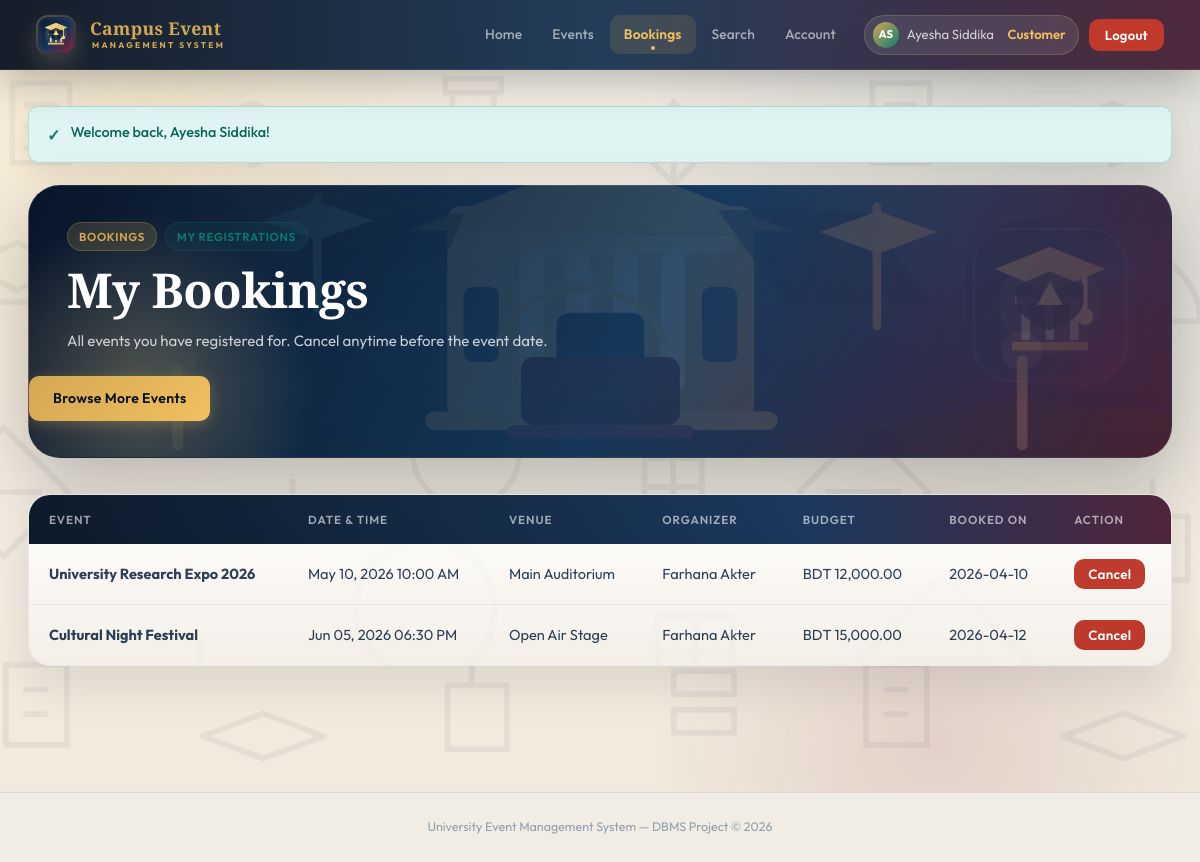
Page /bookings.php (signed in) on the committed database.
### tables this page shows
CREATE TABLE bookings (
    booking_id INT AUTO_INCREMENT PRIMARY KEY,
    booking_date DATE NOT NULL,
    event_id INT NOT NULL,
    customer_id INT NOT NULL,
    CONSTRAINT unique_event_customer UNIQUE (event_id, customer_id),
    CONSTRAINT fk_bookings_event
        FOREIGN KEY (event_id) REFERENCES events(event_id) ON DELETE CASCADE,
    CONSTRAINT fk_bookings_customer
        FOREIGN KEY (customer_id) REFERENCES customers(customer_id) ON DELETE CASCADE
);

CREATE TABLE events (
    event_id INT AUTO_INCREMENT PRIMARY KEY,
    customer_id INT NOT NULL,
    venue_id INT NOT NULL,
    event_name VARCHAR(150) NOT NULL,
    event_time DATETIME NOT NULL,
    budget DECIMAL(12, 2) NOT NULL,
    CONSTRAINT fk_events_customer
        FOREIGN KEY (customer_id) REFERENCES customers(customer_id) ON DELETE CASCADE,
    CONSTRAINT fk_events_venue
        FOREIGN KEY (venue_id) REFERENCES venues(venue_id) ON DELETE RESTRICT
);

CREATE TABLE venues (
    venue_id INT AUTO_INCREMENT PRIMARY KEY,
    venue_name VARCHAR(120) NOT NULL,
    address VARCHAR(255) NOT NULL,
    capacity INT NOT NULL
);

CREATE TABLE customers (
    customer_id INT AUTO_INCREMENT PRIMARY KEY,
    name VARCHAR(100) NOT NULL,
    phone VARCHAR(20) NOT NULL,
    email VARCHAR(120) NOT NULL UNIQUE,
    password VARCHAR(255) NOT NULL CHECK (CHAR_LENGTH(password) >= 6),
    role ENUM('customer', 'organizer') NOT NULL DEFAULT 'customer'
);

### config.php (called while the page is built, shortened)
<?php
function h($value)
{
    return htmlspecialchars((string) $value, ENT_QUOTES, 'UTF-8');
}
function current_customer_id()
{
    return isset($_SESSION['customer_id']) ? (int) $_SESSION['customer_id'] : 0;
}
function current_role()
{
    return $_SESSION['role'] ?? '';
}
function format_datetime($value)
{
    $timestamp = strtotime((string) $value);
    return date('M d, Y h:i A', $timestamp);
}
function format_currency($value)
{
    return 'BDT ' . number_format((float) $value, 2);
}

### bookings.php (the view, shortened to what this page needs)
<?php
require_once __DIR__ . '/partials.php';
?>
<section class="hero">
    <div class="pill-row">
        <span class="badge">Bookings</span>
        <span class="badge <?php echo current_role() === 'organizer' ? 'warning' : 'success'; ?>">
            <?php echo current_role() === 'organizer' ? 'Attendee View' : 'My Registrations'; ?>
        </span>
    </div>
    <h1><?php echo current_role() === 'organizer' ? 'Event Attendees' : 'My Bookings'; ?></h1>
    <p>
        <?php if (current_role() === 'customer'): ?>
            All events you have registered for. Cancel anytime before the event date.
        <?php else: ?>
            Customers who have booked events you organised.
        <?php endif; ?>
    </p>
    <?php if (current_role() === 'customer'): ?>
    <div class="action-row">
        <a class="btn btn-gold" href="view_events.php">Browse More Events</a>
    </div>
    <?php endif; ?>
</section>
<?php if (current_role() === 'customer'): ?>
    <?php
    $cid = current_customer_id();
    $stmt = $conn->prepare('
        SELECT b.booking_id, b.booking_date,
               e.event_name, e.event_time, e.budget,
               v.venue_name, c.name AS organizer_name
        FROM bookings b
        INNER JOIN events    e ON b.event_id    = e.event_id
        INNER JOIN venues    v ON e.venue_id     = v.venue_id
        INNER JOIN customers c ON e.customer_id = c.customer_id
        WHERE b.customer_id = ?
        ORDER BY e.event_time ASC
    ');
    $stmt->bind_param('i', $cid);
    $stmt->execute();
    $bookings = $stmt->get_result();
    ?>
    <?php if ($bookings->num_rows > 0): ?>
    <div class="table-wrap">
        <table>
            <thead>
                <tr>
                    <th>Event</th>
                    <th>Date &amp; Time</th>
                    <th>Venue</th>
                    <th>Organizer</th>
                    <th>Budget</th>
                    <th>Booked On</th>
                    <th>Action</th>
                </tr>
            </thead>
            <tbody>
                <?php while ($b = $bookings->fetch_assoc()): ?>
                <tr>
                    <td><strong><?php echo h($b['event_name']); ?></strong></td>
                    <td><?php echo h(format_datetime($b['event_time'])); ?></td>
                    <td><?php echo h($b['venue_name']); ?></td>
                    <td><?php echo h($b['organizer_name']); ?></td>
                    <td><?php echo h(format_currency($b['budget'])); ?></td>
                    <td><?php echo h($b['booking_date']); ?></td>
                    <td>
                        <form method="POST" class="inline-form"
                              onsubmit="return confirm('Cancel this booking?');">
                            <button type="submit" class="btn btn-danger" style="padding:7px 14px;font-size:0.84rem;">Cancel</button>
                        </form>
                    </td>
                </tr>
                <?php endwhile; ?>
            </tbody>
        </table>
    </div>
    <?php endif; ?>
<?php endif; ?>

### rows in the picture
bookings: event.event_name "University Research Expo 2026", event.event_time "May 10, 2026 10:00 AM", venues.venue_name "Main Auditorium", customers.name "Farhana Akter", event.budget "BDT 12,000.00", booking_date "2026-04-10"
bookings: event.event_name "Cultural Night Festival", event.event_time "Jun 05, 2026 06:30 PM", venues.venue_name "Open Air Stage", customers.name "Farhana Akter", event.budget "BDT 15,000.00", booking_date "2026-04-12"

### other values in the picture
$label "Home Events Bookings Search Account"
$initials "AS"
$_SESSION['customer_name'] "Ayesha Siddika"
current_role() "Customer"
$flash['message'] "Welcome back, Ayesha Siddika!"
app_full_name() "University Event Management System"
